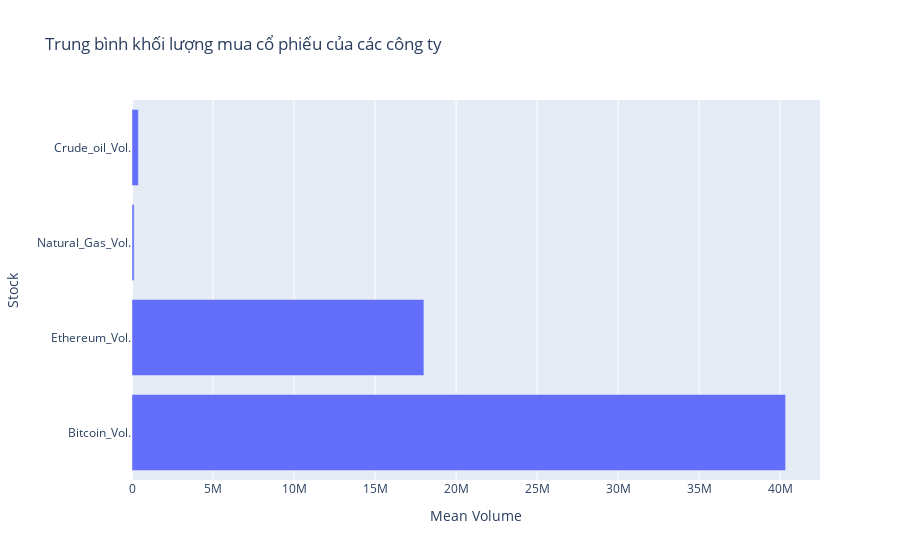

This figure's notebook cell:
### Code cell
df_volume_mean = df_volume.mean()
 df_volume_mean = df_volume_mean.reset_index()
 df_volume_mean.columns = ['Stock', 'Mean Volume']
 fig = px.bar(df_volume_mean, y='Stock', x='Mean Volume', title='Trung bình khối lượng mua cổ phiếu của các công ty')
 fig.show()

### Figure 1 — Plotly figure (JSON) as saved in the notebook; plotly's stock layout.template omitted (floating-point values rounded to 4 significant figures)
{"data": [{"alignmentgroup": "True", "hovertemplate": "Mean Volume=%{x}<br>Stock=%{y}<extra></extra>", "legendgroup": "", "marker": {"color": "#636efa", "pattern": {"shape": ""}}, "name": "", "offsetgroup": "", "orientation": "h", "showlegend": false, "textposition": "auto", "type": "bar", "x": [40340000.0, 18020000.0, 131400.0, 394000.0], "xaxis": "x", "y": ["Bitcoin_Vol.", "Ethereum_Vol.", "Natural_Gas_Vol.", "Crude_oil_Vol."], "yaxis": "y"}], "layout": {"barmode": "relative", "legend": {"tracegroupgap": 0}, "title": {"text": "Trung bình khối lượng mua cổ phiếu của các công ty"}, "xaxis": {"anchor": "y", "domain": [0, 1], "title": {"text": "Mean Volume"}}, "yaxis": {"anchor": "x", "domain": [0, 1], "title": {"text": "Stock"}}}}
